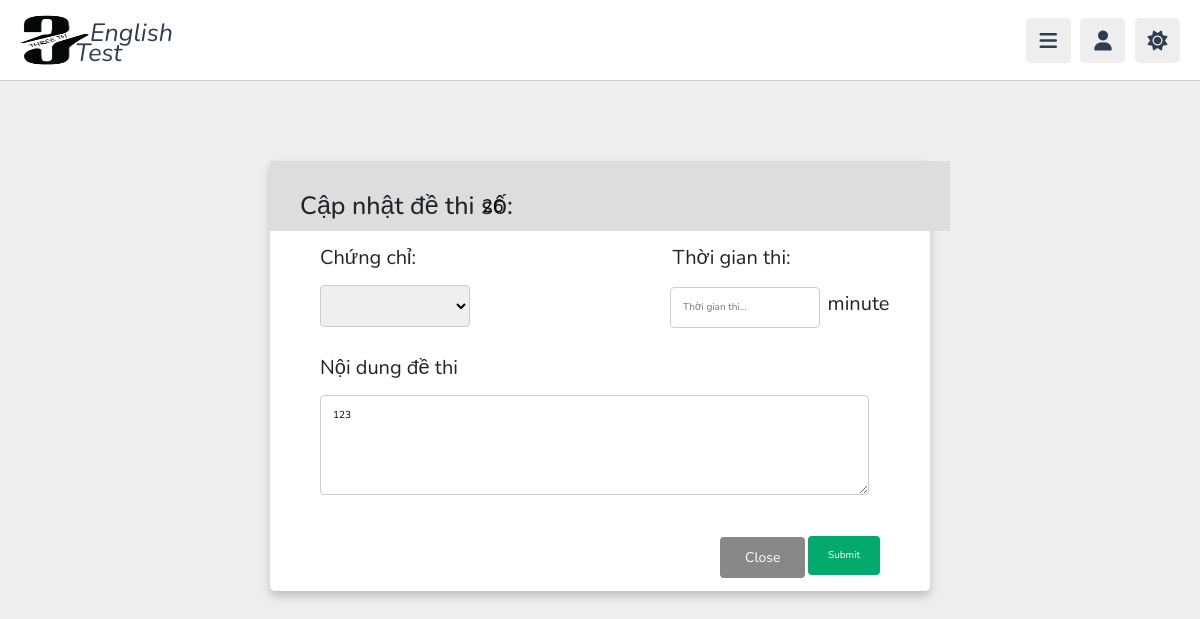
Before: /edit_dethi.php?made=26 with the older database file.
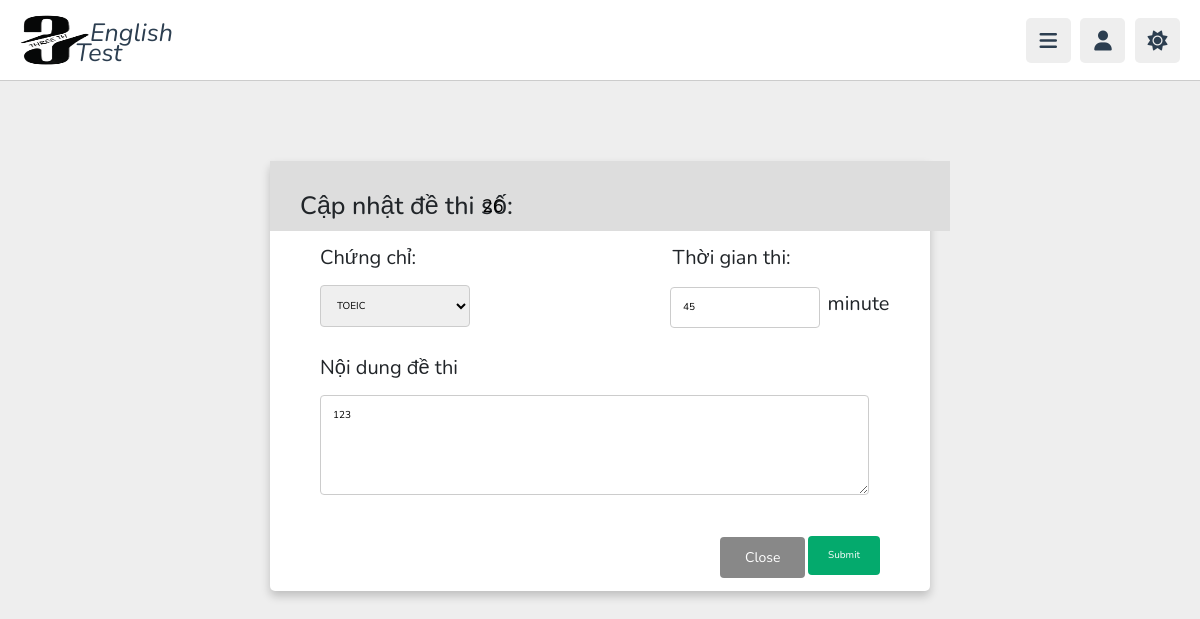
After: the same page with the newer database file.
### tables this page shows
CREATE TABLE `tbl_dethi` (
  `made` int(11) NOT NULL,
  `tendethi` varchar(100) NOT NULL,
  `thoigianthi` int(11) NOT NULL,
  `xemdiemthi` tinyint(1) NOT NULL,
  `xemdapan` tinyint(1) NOT NULL,
  `machungchi` int(11) NOT NULL
);

CREATE TABLE `tbl_chungchi` (
  `machungchi` int(11) NOT NULL,
  `tenchungchi` varchar(255) NOT NULL,
  `mota` text NOT NULL
);

### edit_dethi.php (the view, shortened to what this page needs)
<?php
require 'config/connect.php';
require 'side_bar.php';
$made = $_GET['made'];
$sql = "SELECT *
FROM tbl_dethi
LEFT JOIN tbl_chungchi
ON tbl_dethi.machungchi = tbl_chungchi.machungchi
WHERE made='$made'";
$stm = $pdo->query($sql);
$row = $stm->fetch(PDO::FETCH_OBJ);
?>
<div>
<div class="form-edit" >
  <form action="update_dethi.php" method="post" name="edit-form" onsubmit="return validateForm_edit()">
    <div class="header-form-edit">
      <h1>Cập nhật đề thi số: </h1>
      <input class="input-none" type="text" name="made" id="" value="<?php echo $made?>">
    </div>
    <label  style="margin-left: 50px;">Chứng chỉ:</label><br>
      <select id="country" name="chungchi" style="width: 150px;margin: 20px 50px;">
        <option selected value="<?php echo $row->machungchi ?>">
          <?php echo $row->tenchungchi ?>
        </option>
      </select>
      <label for="" style="margin-left: 150px;position: relative;top:-65px">Thời gian thi:</label>
      <input type="number" name="thoigianthi" id=""placeholder="Thời gian thi..." style="margin-left: 400px;position: relative;top:-90px;width: 150px;" value="<?php echo $row->thoigianthi ?>">
      <label for="" style="margin-left: 5px; position: relative;top:-90px">minute</label>
      <br>
      <div style="position: relative;top: -80px;margin-left: 50px;">
        <label for="">Nội dung đề thi</label><br>
        <textarea id="subject" name="noidung" placeholder="Exam content.." style="height:100px;top:0px;width: 90%;">123</textarea>
      </div>
      <a class="close-modal" href="DS_dethi.php" style="position: relative;right: 100px;">Close</a>
      <input type="submit" value="Submit" style="position: relative;right: 50px;top: -20px;">
  </form>
</div>
</div>

Changed rows visible on the page:
added tbl_dethi: chungchi "TOEIC", thoigianthi "45"
